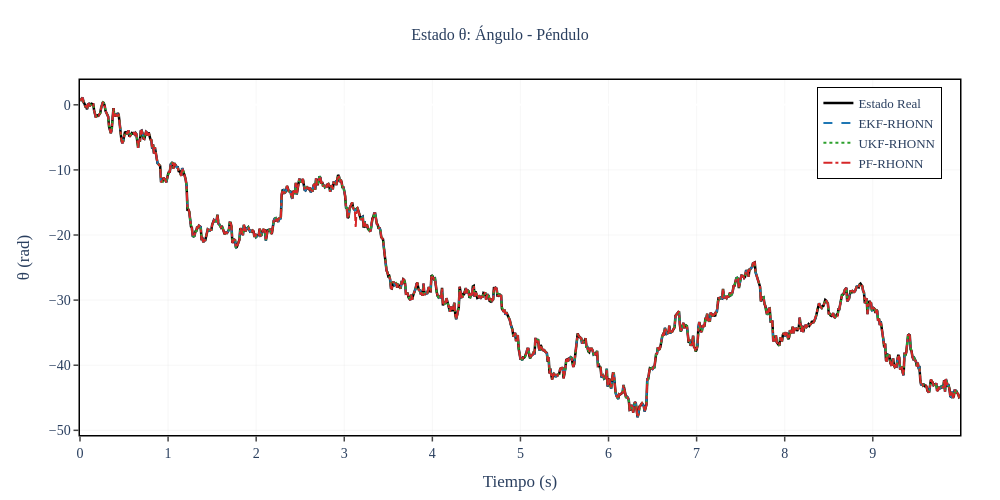
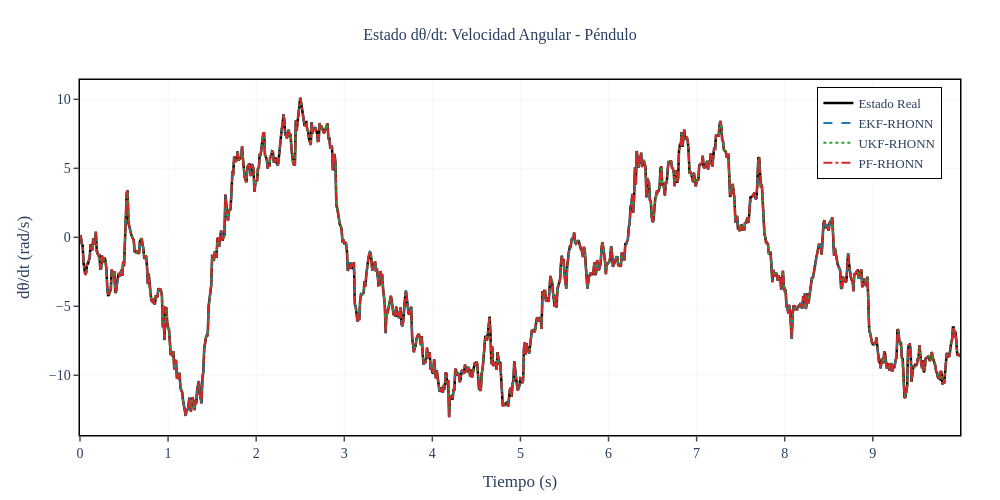
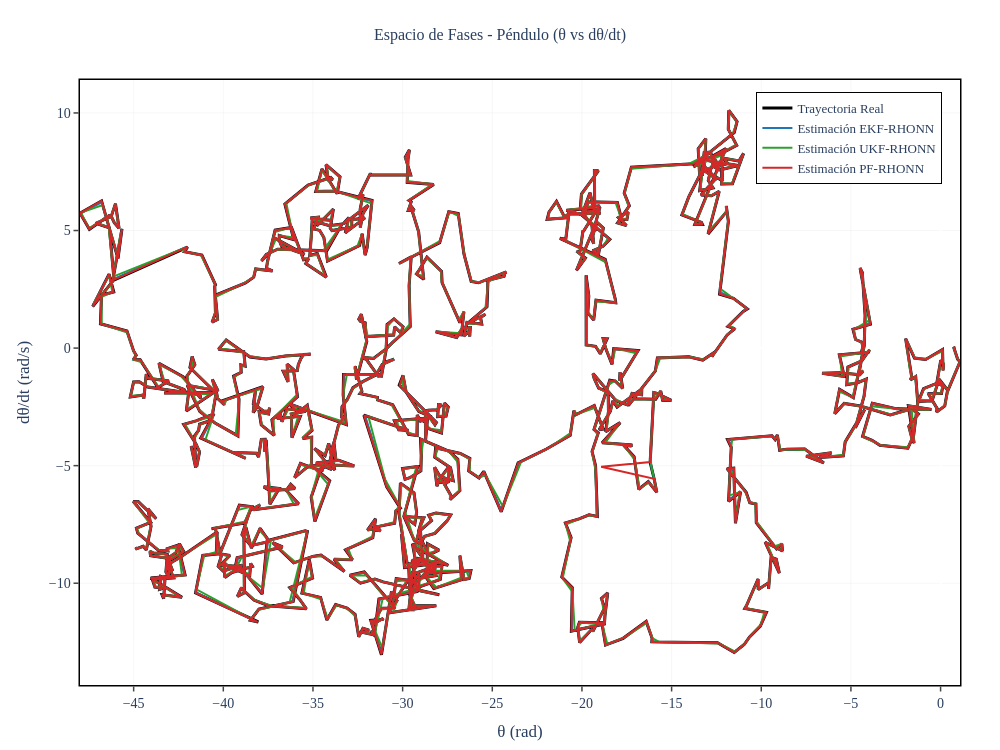
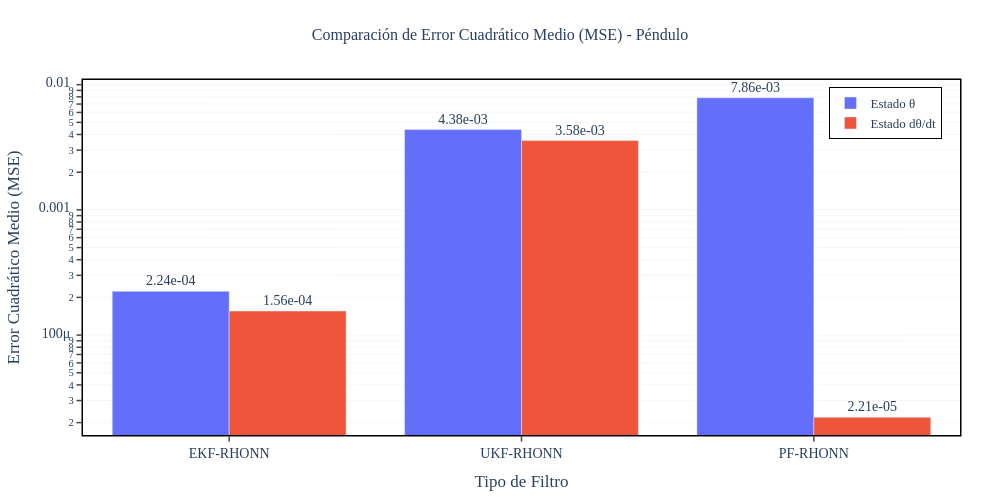

The notebook cell saved with these charts, in order:
### Code cell
# Gráficas individuales por estado
states_info = [
    {'idx': 0, 'var': 'θ', 'desc': 'Ángulo', 'y_label': 'θ (rad)'},
    {'idx': 1, 'var': 'dθ/dt', 'desc': 'Velocidad Angular', 'y_label': 'dθ/dt (rad/s)'}
]

for state_info in states_info:
    i = state_info['idx']
    
    fig = go.Figure()
    
    # Estado real (línea negra gruesa)
    fig.add_trace(go.Scatter(
        x=t_history, y=x_true[:, i],
        mode='lines',
        name='Estado Real',
        line=dict(color='#000000', width=thesis_config['line_width_true']),
        showlegend=True
    ))
    
    # Estimación EKF
    fig.add_trace(go.Scatter(
        x=t_history, y=x_hat_ekf[:, i],
        mode='lines',
        name='EKF-RHONN',
        line=dict(color='#1f77b4', width=thesis_config['line_width_est'], dash='dash'),
        showlegend=True
    ))
    
    # Estimación UKF
    fig.add_trace(go.Scatter(
        x=t_history, y=x_hat_ukf[:, i],
        mode='lines',
        name='UKF-RHONN',
        line=dict(color='#2ca02c', width=thesis_config['line_width_est'], dash='dot'),
        showlegend=True
    ))
    
    # Estimación PF
    fig.add_trace(go.Scatter(
        x=t_history, y=x_hat_pf[:, i],
        mode='lines',
        name='PF-RHONN',
        line=dict(color='#d62728', width=thesis_config['line_width_est'], dash='dashdot'),
        showlegend=True
    ))
    
    fig.update_layout(
        title={
            'text': f'Estado {state_info["var"]}: {state_info["desc"]} - Péndulo',
            'x': 0.5,
            'xanchor': 'center',
            'font': {'size': thesis_config['title_font_size'], 'family': thesis_config['font_family']}
        },
        xaxis_title='Tiempo (s)',
        yaxis_title=state_info['y_label'],
        xaxis=dict(
            showgrid=True,
            gridcolor=thesis_config['grid_color'],
            gridwidth=thesis_config['grid_width'],
            showline=True,
            linewidth=1.5,
            linecolor='black',
            mirror=True,
            ticks='outside',
            tickwidth=1.5,
            ticklen=5
        ),
        yaxis=dict(
            showgrid=True,
            gridcolor=thesis_config['grid_color'],
            gridwidth=thesis_config['grid_width'],
            showline=True,
            linewidth=1.5,
            linecolor='black',
            mirror=True,
            ticks='outside',
            tickwidth=1.5,
            ticklen=5
        ),
        legend=dict(
            x=0.98,
            y=0.98,
            xanchor='right',
            yanchor='top',
            bgcolor='rgba(255, 255, 255, 0.95)',
            bordercolor='black',
            borderwidth=1,
            font=dict(size=thesis_config['legend_font_size'], family=thesis_config['font_family'])
        ),
        font=dict(size=thesis_config['font_size'], family=thesis_config['font_family']),
        plot_bgcolor='white',
        paper_bgcolor='white',
        width=thesis_config['plot_width'],
        height=thesis_config['plot_height'],
        margin=dict(l=80, r=40, t=80, b=60)
    )
    
    fig.show()

# Espacio de fase 2D (Péndulo)
fig_phase = go.Figure()

fig_phase.add_trace(go.Scatter(
    x=x_true[:, 0], y=x_true[:, 1],
    mode='lines',
    name='Trayectoria Real',
    line=dict(color='#000000', width=3)
))

fig_phase.add_trace(go.Scatter(
    x=x_hat_ekf[:, 0], y=x_hat_ekf[:, 1],
    mode='lines',
    name='Estimación EKF-RHONN',
    line=dict(color='#1f77b4', width=2)
))

fig_phase.add_trace(go.Scatter(
    x=x_hat_ukf[:, 0], y=x_hat_ukf[:, 1],
    mode='lines',
    name='Estimación UKF-RHONN',
    line=dict(color='#2ca02c', width=2)
))

fig_phase.add_trace(go.Scatter(
    x=x_hat_pf[:, 0], y=x_hat_pf[:, 1],
    mode='lines',
    name='Estimación PF-RHONN',
    line=dict(color='#d62728', width=2)
))

fig_phase.update_layout(
    title={
        'text': 'Espacio de Fases - Péndulo (θ vs dθ/dt)',
        'x': 0.5,
        'xanchor': 'center',
        'font': {'size': thesis_config['title_font_size'], 'family': thesis_config['font_family']}
    },
    xaxis_title='θ (rad)',
    yaxis_title='dθ/dt (rad/s)',
    xaxis=dict(
        showgrid=True,
        gridcolor=thesis_config['grid_color'],
        gridwidth=thesis_config['grid_width'],
        showline=True,
        linewidth=1.5,
        linecolor='black',
        mirror=True,
        ticks='outside',
        tickwidth=1.5,
        ticklen=5
    ),
    yaxis=dict(
        showgrid=True,
        gridcolor=thesis_config['grid_color'],
        gridwidth=thesis_config['grid_width'],
        showline=True,
        linewidth=1.5,
        linecolor='black',
        mirror=True,
        ticks='outside',
        tickwidth=1.5,
        ticklen=5
    ),
    legend=dict(
        x=0.98,
        y=0.98,
        xanchor='right',
        yanchor='top',
        bgcolor='rgba(255, 255, 255, 0.95)',
        bordercolor='black',
        borderwidth=1,
        font=dict(size=thesis_config['legend_font_size'], family=thesis_config['font_family'])
    ),
    font=dict(size=thesis_config['font_size'], family=thesis_config['font_family']),
    plot_bgcolor='white',
    paper_bgcolor='white',
    width=thesis_config['plot_width'],
    height=thesis_config['plot_width'] * 0.75,
    margin=dict(l=80, r=40, t=80, b=60)
)

fig_phase.show()

# Gráfica de barras comparando MSE
fig_mse = go.Figure()

filters = ['EKF-RHONN', 'UKF-RHONN', 'PF-RHONN']

fig_mse.add_trace(go.Bar(
    name='Estado θ',
    x=filters,
    y=[mse_theta_ekf, mse_theta_ukf, mse_theta_pf],
    marker_color='#636EFA',
    text=[f'{mse_theta_ekf:.2e}', f'{mse_theta_ukf:.2e}', f'{mse_theta_pf:.2e}'],
    textposition='outside'
))

fig_mse.add_trace(go.Bar(
    name='Estado dθ/dt',
    x=filters,
    y=[mse_thetadot_ekf, mse_thetadot_ukf, mse_thetadot_pf],
    marker_color='#EF553B',
    text=[f'{mse_thetadot_ekf:.2e}', f'{mse_thetadot_ukf:.2e}', f'{mse_thetadot_pf:.2e}'],
    textposition='outside'
))

fig_mse.update_layout(
    title={
        'text': 'Comparación de Error Cuadrático Medio (MSE) - Péndulo',
        'x': 0.5,
        'xanchor': 'center',
        'font': {'size': thesis_config['title_font_size'], 'family': thesis_config['font_family']}
    },
    xaxis_title='Tipo de Filtro',
    yaxis_title='Error Cuadrático Medio (MSE)',
    yaxis=dict(
        type='log',
        showgrid=True,
        gridcolor=thesis_config['grid_color'],
        gridwidth=thesis_config['grid_width'],
        showline=True,
        linewidth=1.5,
        linecolor='black',
        mirror=True,
        ticks='outside',
        tickwidth=1.5,
        ticklen=5
    ),
    xaxis=dict(
        showline=True,
        linewidth=1.5,
        linecolor='black',
        mirror=True,
        ticks='outside',
        tickwidth=1.5,
        ticklen=5
    ),
    legend=dict(
        x=0.98,
        y=0.98,
        xanchor='right',
        yanchor='top',
        bgcolor='rgba(255, 255, 255, 0.95)',
        bordercolor='black',
        borderwidth=1,
        font=dict(size=thesis_config['legend_font_size'], family=thesis_config['font_family'])
    ),
    barmode='group',
    font=dict(size=thesis_config['font_size'], family=thesis_config['font_family']),
    plot_bgcolor='white',
    paper_bgcolor='white',
    width=thesis_config['plot_width'],
    height=thesis_config['plot_height'],
    margin=dict(l=80, r=40, t=80, b=60)
)

fig_mse.show()

### Figure 1 — Plotly figure (JSON) as saved in the notebook; plotly's stock layout.template omitted (floating-point values rounded to 4 significant figures; data arrays with more than 128 entries replaced by an {"elided": "..."} marker saying what was removed)
{"data": [{"line": {"color": "#000000", "width": 2.5}, "mode": "lines", "name": "Estado Real", "showlegend": true, "type": "scatter", "x": {"elided": "1000 float values"}, "y": {"elided": "1000 float values"}}, {"line": {"color": "#1f77b4", "dash": "dash", "width": 2}, "mode": "lines", "name": "EKF-RHONN", "showlegend": true, "type": "scatter", "x": {"elided": "1000 float values"}, "y": {"elided": "1000 float values"}}, {"line": {"color": "#2ca02c", "dash": "dot", "width": 2}, "mode": "lines", "name": "UKF-RHONN", "showlegend": true, "type": "scatter", "x": {"elided": "1000 float values"}, "y": {"elided": "1000 float values"}}, {"line": {"color": "#d62728", "dash": "dashdot", "width": 2}, "mode": "lines", "name": "PF-RHONN", "showlegend": true, "type": "scatter", "x": {"elided": "1000 float values"}, "y": {"elided": "1000 float values"}}], "layout": {"font": {"family": "Computer Modern, serif", "size": 14}, "height": 500, "legend": {"bgcolor": "rgba(255, 255, 255, 0.95)", "bordercolor": "black", "borderwidth": 1, "font": {"family": "Computer Modern, serif", "size": 13}, "x": 0.98, "xanchor": "right", "y": 0.98, "yanchor": "top"}, "margin": {"b": 60, "l": 80, "r": 40, "t": 80}, "paper_bgcolor": "white", "plot_bgcolor": "white", "title": {"font": {"family": "Computer Modern, serif", "size": 16}, "text": "Estado θ: Ángulo - Péndulo", "x": 0.5, "xanchor": "center"}, "width": 1000, "xaxis": {"gridcolor": "rgba(200, 200, 200, 0.3)", "gridwidth": 0.5, "linecolor": "black", "linewidth": 1.5, "mirror": true, "showgrid": true, "showline": true, "ticklen": 5, "ticks": "outside", "tickwidth": 1.5, "title": {"text": "Tiempo (s)"}}, "yaxis": {"gridcolor": "rgba(200, 200, 200, 0.3)", "gridwidth": 0.5, "linecolor": "black", "linewidth": 1.5, "mirror": true, "showgrid": true, "showline": true, "ticklen": 5, "ticks": "outside", "tickwidth": 1.5, "title": {"text": "θ (rad)"}}}}

### Figure 2 — Plotly figure (JSON) as saved in the notebook; plotly's stock layout.template omitted (floating-point values rounded to 4 significant figures; data arrays with more than 128 entries replaced by an {"elided": "..."} marker saying what was removed)
{"data": [{"line": {"color": "#000000", "width": 2.5}, "mode": "lines", "name": "Estado Real", "showlegend": true, "type": "scatter", "x": {"elided": "1000 float values"}, "y": {"elided": "1000 float values"}}, {"line": {"color": "#1f77b4", "dash": "dash", "width": 2}, "mode": "lines", "name": "EKF-RHONN", "showlegend": true, "type": "scatter", "x": {"elided": "1000 float values"}, "y": {"elided": "1000 float values"}}, {"line": {"color": "#2ca02c", "dash": "dot", "width": 2}, "mode": "lines", "name": "UKF-RHONN", "showlegend": true, "type": "scatter", "x": {"elided": "1000 float values"}, "y": {"elided": "1000 float values"}}, {"line": {"color": "#d62728", "dash": "dashdot", "width": 2}, "mode": "lines", "name": "PF-RHONN", "showlegend": true, "type": "scatter", "x": {"elided": "1000 float values"}, "y": {"elided": "1000 float values"}}], "layout": {"font": {"family": "Computer Modern, serif", "size": 14}, "height": 500, "legend": {"bgcolor": "rgba(255, 255, 255, 0.95)", "bordercolor": "black", "borderwidth": 1, "font": {"family": "Computer Modern, serif", "size": 13}, "x": 0.98, "xanchor": "right", "y": 0.98, "yanchor": "top"}, "margin": {"b": 60, "l": 80, "r": 40, "t": 80}, "paper_bgcolor": "white", "plot_bgcolor": "white", "title": {"font": {"family": "Computer Modern, serif", "size": 16}, "text": "Estado dθ/dt: Velocidad Angular - Péndulo", "x": 0.5, "xanchor": "center"}, "width": 1000, "xaxis": {"gridcolor": "rgba(200, 200, 200, 0.3)", "gridwidth": 0.5, "linecolor": "black", "linewidth": 1.5, "mirror": true, "showgrid": true, "showline": true, "ticklen": 5, "ticks": "outside", "tickwidth": 1.5, "title": {"text": "Tiempo (s)"}}, "yaxis": {"gridcolor": "rgba(200, 200, 200, 0.3)", "gridwidth": 0.5, "linecolor": "black", "linewidth": 1.5, "mirror": true, "showgrid": true, "showline": true, "ticklen": 5, "ticks": "outside", "tickwidth": 1.5, "title": {"text": "dθ/dt (rad/s)"}}}}

### Figure 3 — Plotly figure (JSON) as saved in the notebook; plotly's stock layout.template omitted (floating-point values rounded to 4 significant figures; data arrays with more than 128 entries replaced by an {"elided": "..."} marker saying what was removed)
{"data": [{"line": {"color": "#000000", "width": 3}, "mode": "lines", "name": "Trayectoria Real", "type": "scatter", "x": {"elided": "1000 float values"}, "y": {"elided": "1000 float values"}}, {"line": {"color": "#1f77b4", "width": 2}, "mode": "lines", "name": "Estimación EKF-RHONN", "type": "scatter", "x": {"elided": "1000 float values"}, "y": {"elided": "1000 float values"}}, {"line": {"color": "#2ca02c", "width": 2}, "mode": "lines", "name": "Estimación UKF-RHONN", "type": "scatter", "x": {"elided": "1000 float values"}, "y": {"elided": "1000 float values"}}, {"line": {"color": "#d62728", "width": 2}, "mode": "lines", "name": "Estimación PF-RHONN", "type": "scatter", "x": {"elided": "1000 float values"}, "y": {"elided": "1000 float values"}}], "layout": {"font": {"family": "Computer Modern, serif", "size": 14}, "height": 750, "legend": {"bgcolor": "rgba(255, 255, 255, 0.95)", "bordercolor": "black", "borderwidth": 1, "font": {"family": "Computer Modern, serif", "size": 13}, "x": 0.98, "xanchor": "right", "y": 0.98, "yanchor": "top"}, "margin": {"b": 60, "l": 80, "r": 40, "t": 80}, "paper_bgcolor": "white", "plot_bgcolor": "white", "title": {"font": {"family": "Computer Modern, serif", "size": 16}, "text": "Espacio de Fases - Péndulo (θ vs dθ/dt)", "x": 0.5, "xanchor": "center"}, "width": 1000, "xaxis": {"gridcolor": "rgba(200, 200, 200, 0.3)", "gridwidth": 0.5, "linecolor": "black", "linewidth": 1.5, "mirror": true, "showgrid": true, "showline": true, "ticklen": 5, "ticks": "outside", "tickwidth": 1.5, "title": {"text": "θ (rad)"}}, "yaxis": {"gridcolor": "rgba(200, 200, 200, 0.3)", "gridwidth": 0.5, "linecolor": "black", "linewidth": 1.5, "mirror": true, "showgrid": true, "showline": true, "ticklen": 5, "ticks": "outside", "tickwidth": 1.5, "title": {"text": "dθ/dt (rad/s)"}}}}

### Figure 4 — Plotly figure (JSON) as saved in the notebook; plotly's stock layout.template omitted (floating-point values rounded to 4 significant figures)
{"data": [{"marker": {"color": "#636EFA"}, "name": "Estado θ", "text": ["2.24e-04", "4.38e-03", "7.86e-03"], "textposition": "outside", "type": "bar", "x": ["EKF-RHONN", "UKF-RHONN", "PF-RHONN"], "y": [0.0002236, 0.004377, 0.007861]}, {"marker": {"color": "#EF553B"}, "name": "Estado dθ/dt", "text": ["1.56e-04", "3.58e-03", "2.21e-05"], "textposition": "outside", "type": "bar", "x": ["EKF-RHONN", "UKF-RHONN", "PF-RHONN"], "y": [0.0001557, 0.003576, 2.207e-05]}], "layout": {"barmode": "group", "font": {"family": "Computer Modern, serif", "size": 14}, "height": 500, "legend": {"bgcolor": "rgba(255, 255, 255, 0.95)", "bordercolor": "black", "borderwidth": 1, "font": {"family": "Computer Modern, serif", "size": 13}, "x": 0.98, "xanchor": "right", "y": 0.98, "yanchor": "top"}, "margin": {"b": 60, "l": 80, "r": 40, "t": 80}, "paper_bgcolor": "white", "plot_bgcolor": "white", "title": {"font": {"family": "Computer Modern, serif", "size": 16}, "text": "Comparación de Error Cuadrático Medio (MSE) - Péndulo", "x": 0.5, "xanchor": "center"}, "width": 1000, "xaxis": {"linecolor": "black", "linewidth": 1.5, "mirror": true, "showline": true, "ticklen": 5, "ticks": "outside", "tickwidth": 1.5, "title": {"text": "Tipo de Filtro"}}, "yaxis": {"gridcolor": "rgba(200, 200, 200, 0.3)", "gridwidth": 0.5, "linecolor": "black", "linewidth": 1.5, "mirror": true, "showgrid": true, "showline": true, "ticklen": 5, "ticks": "outside", "tickwidth": 1.5, "title": {"text": "Error Cuadrático Medio (MSE)"}, "type": "log"}}}
